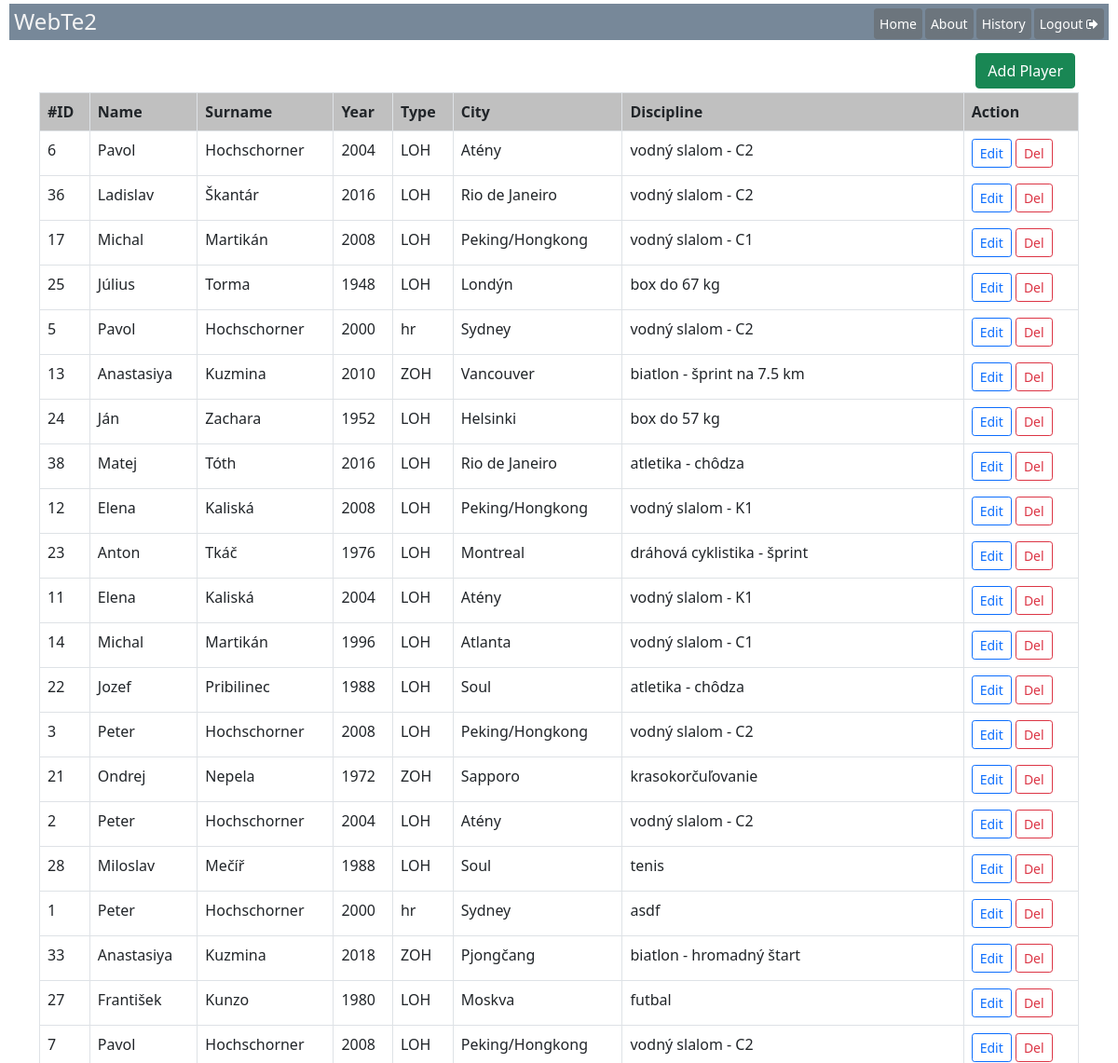
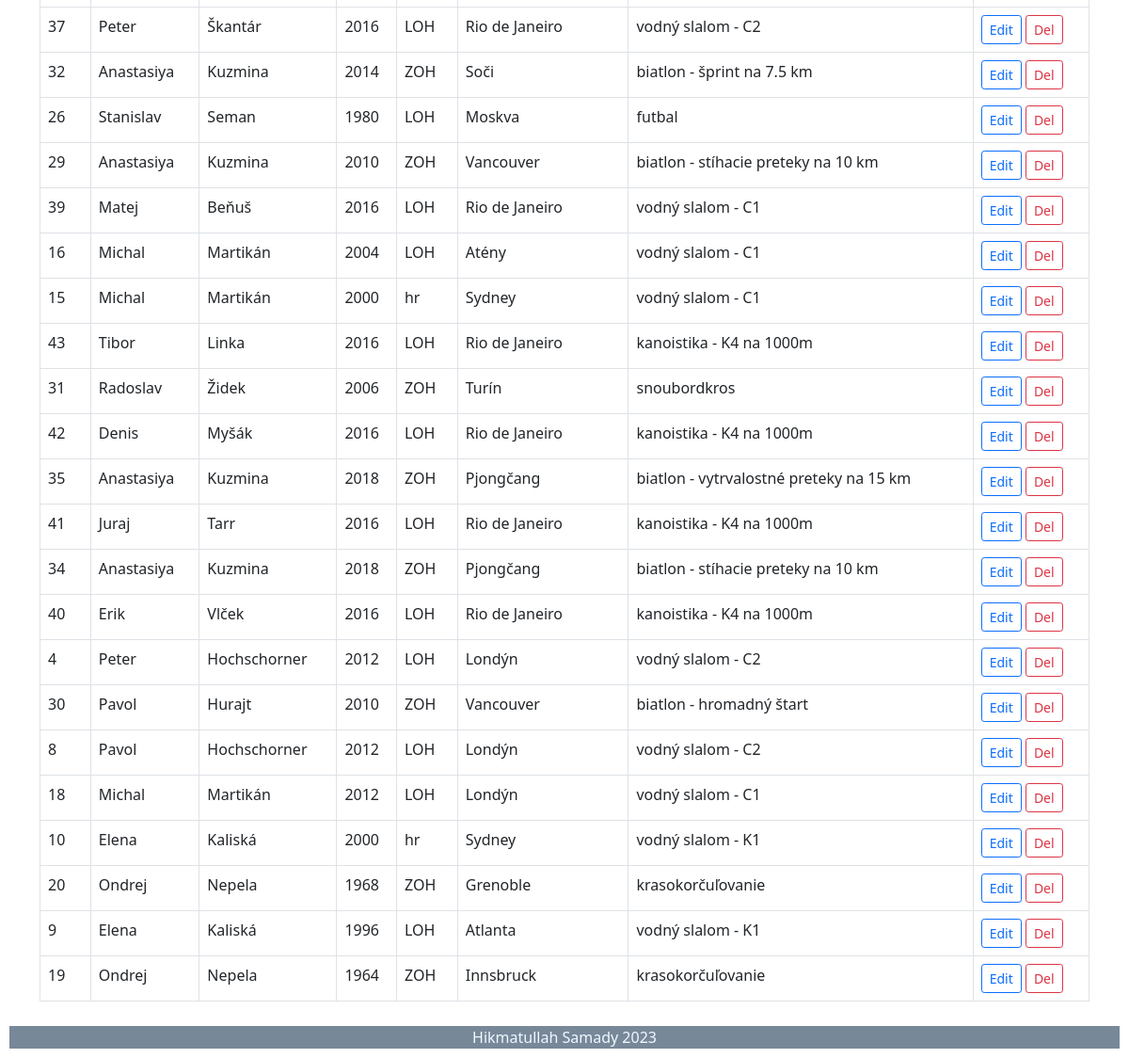
/ (signed in), run on the app's committed database (2 pictures, top to bottom).
### tables this page shows
CREATE TABLE `position` (
  `id` int UNSIGNED NOT NULL,
  `person_id` int UNSIGNED NOT NULL,
  `place_id` int UNSIGNED NOT NULL,
  `placing` int NOT NULL,
  `discipline` varchar(255) NOT NULL
);

CREATE TABLE `person` (
  `id` int UNSIGNED NOT NULL,
  `name` varchar(100) NOT NULL,
  `surname` varchar(100) NOT NULL,
  `birth_day` date NOT NULL,
  `birth_place` varchar(100) NOT NULL,
  `birth_country` varchar(100) NOT NULL,
  `death_day` date DEFAULT NULL,
  `death_place` varchar(100) DEFAULT NULL,
  `death_country` varchar(100) DEFAULT NULL
);

CREATE TABLE `place` (
  `id` int UNSIGNED NOT NULL,
  `type` varchar(5) NOT NULL,
  `year` smallint UNSIGNED NOT NULL,
  `game_order` int NOT NULL,
  `city` varchar(100) NOT NULL,
  `country` varchar(100) NOT NULL
);

### index.php (the view, shortened to what this page needs)
<?php
include 'config.php';
try {
    $query = "SELECT person.id as personId, person.name, person.surname, place.year, place.city, place.type,
     position.discipline, position.placing, position.id as posId
    FROM ((person
    INNER JOIN position ON person.id = position.person_id)
    INNER JOIN place ON position.place_id = place.id)
    ORDER BY position.placing ASC"
        or die("Error in the consult.." . mysqli_error($conn));
    $result = mysqli_query($conn, $query);
    $arr_users = [];
    if ($result->num_rows > 0) {
        $arr_users = $result->fetch_all(MYSQLI_ASSOC);
    }
} catch (Exception $e) {
    echo $e->getMessage();
}
?>
<!doctype html>
<html lang="en">
<head>
    <link rel="stylesheet" href="https://cdnjs.cloudflare.com/ajax/libs/font-awesome/4.7.0/css/font-awesome.min.css">
    <link href="https://cdn.jsdelivr.net/npm/bootstrap@5.0.2/dist/css/bootstrap.min.css" rel="stylesheet">
    <link rel="stylesheet" type="text/css" href="https://cdn.datatables.net/v/dt/dt-1.11.5/datatables.min.css" />
</head>
<body>
    <?php include 'header.php' ?>
    <div class="container">
        <div class="table-responsive">
            <button onclick="window.location='add.php'" class="btn m-1 btn-success btn-block float-end">Add Player</button>
            <table id="userDataList" class="table table-hover table-bordered" style="width:100%">
                <thead style="background-color:silver">
                    <th>#ID</th>
                    <th>Name</th>
                    <th>Surname</th>
                    <th>Year</th>
                    <th>Type</th>
                    <th>City</th>
                    <th>Discipline</th>
                    <th>Action</th>
                </thead>
                <tbody>
                    <?php if (!empty($arr_users)) { ?>
                        <?php foreach ($arr_users as $user) { ?>
                            <tr>
                                <td><?php echo $user['posId']; ?></td>
                                <td class="clickable" style="cursor: pointer;" onclick="window.location='person_detail.php?id=<?= $user['personId'] ?>' "><?php echo $user['name']; ?></td>
                                <td><?php echo $user['surname']; ?></td>
                                <td><?php echo $user['year']; ?></td>
                                <td><?php echo $user['type']; ?></td>
                                <td><?php echo $user['city']; ?></td>
                                <td><?php echo $user['discipline']; ?></td>
                                <td><a href="edit.php?id=<?= $user["personId"] ?>" class="btn btn-outline-primary btn-sm">Edit</a>
                                    <form action="service.php" method="POST" class="d-inline">
                                        <button name="delete" type="submit" id="del" value=<?= $user["posId"]; ?> class="btn btn-outline-danger btn-sm">Del</button>
                                    </form>
                                </td>
                            </tr>
                        <?php } ?>
                    <?php } ?>
                </tbody>
            </table>
        </div>
    </div>
    <?php include 'footer.php' ?>
</body>
</html>

### header.php (shortened to what this page needs)
<h4 class="mt-1" style="background-color:lightslategray; color:whitesmoke; margin:10px; padding:5px;">WebTe2
    <a href="logout.php" name="logout" class="btn btn-secondary btn-sm float-end" style="padding:5px; margin-left:3px;"> Logout <i class="fa fa-sign-out" aria-hidden="true"></i></a>
    <a href="historyPage.php" class="btn btn-secondary btn-sm float-end" style="padding:5px; margin-left:3px ">History</a>
    <a href="about.php" class="btn btn-secondary btn-sm float-end" style="padding:5px; margin-left:3px ">About</a>
    <a href="index.php" class="btn btn-secondary btn-sm float-end" style="padding:5px; ">Home</a>
</h4>

### footer.php (shortened to what this page needs)
<footer style="text-align: center; color:aliceblue; background-color:lightslategray; margin:10px;">Hikmatullah Samady 2023</footer>

### data on the page
position: id "6", person.name "Pavol", person.surname "Hochschorner", place.year "2004", place.type "LOH", place.city "Atény", discipline "vodný slalom - C2"
position: id "36", person.name "Ladislav", person.surname "Škantár", place.year "2016", place.type "LOH", place.city "Rio de Janeiro", discipline "vodný slalom - C2"
position: id "17", person.name "Michal", person.surname "Martikán", place.year "2008", place.type "LOH", place.city "Peking/Hongkong", discipline "vodný slalom - C1"
position: id "25", person.name "Július", person.surname "Torma", place.year "1948", place.type "LOH", place.city "Londýn", discipline "box do 67 kg"
position: id "5", person.name "Pavol", person.surname "Hochschorner", place.year "2000", place.type "hr", place.city "Sydney", discipline "vodný slalom - C2"
position: id "13", person.name "Anastasiya", person.surname "Kuzmina", place.year "2010", place.type "ZOH", place.city "Vancouver", discipline "biatlon - šprint na 7.5 km"
position: id "24", person.name "Ján", person.surname "Zachara", place.year "1952", place.type "LOH", place.city "Helsinki", discipline "box do 57 kg"
position: id "38", person.name "Matej", person.surname "Tóth", place.year "2016", place.type "LOH", place.city "Rio de Janeiro", discipline "atletika - chôdza"
position: id "12", person.name "Elena", person.surname "Kaliská", place.year "2008", place.type "LOH", place.city "Peking/Hongkong", discipline "vodný slalom - K1"
position: id "23", person.name "Anton", person.surname "Tkáč", place.year "1976", place.type "LOH", place.city "Montreal", discipline "dráhová cyklistika - šprint"
position: id "11", person.name "Elena", person.surname "Kaliská", place.year "2004", place.type "LOH", place.city "Atény", discipline "vodný slalom - K1"
position: id "14", person.name "Michal", person.surname "Martikán", place.year "1996", place.type "LOH", place.city "Atlanta", discipline "vodný slalom - C1"
position: id "22", person.name "Jozef", person.surname "Pribilinec", place.year "1988", place.type "LOH", place.city "Soul", discipline "atletika - chôdza"
position: id "3", person.name "Peter", person.surname "Hochschorner", place.year "2008", place.type "LOH", place.city "Peking/Hongkong", discipline "vodný slalom - C2"
position: id "21", person.name "Ondrej", person.surname "Nepela", place.year "1972", place.type "ZOH", place.city "Sapporo", discipline "krasokorčuľovanie"
position: id "2", person.name "Peter", person.surname "Hochschorner", place.year "2004", place.type "LOH", place.city "Atény", discipline "vodný slalom - C2"
position: id "28", person.name "Miloslav", person.surname "Mečíř", place.year "1988", place.type "LOH", place.city "Soul", discipline "tenis"
position: id "1", person.name "Peter", person.surname "Hochschorner", place.year "2000", place.type "hr", place.city "Sydney", discipline "asdf"
position: id "33", person.name "Anastasiya", person.surname "Kuzmina", place.year "2018", place.type "ZOH", place.city "Pjongčang", discipline "biatlon - hromadný štart"
position: id "27", person.name "František", person.surname "Kunzo", place.year "1980", place.type "LOH", place.city "Moskva", discipline "futbal"
position: id "7", person.name "Pavol", person.surname "Hochschorner", place.year "2008", place.type "LOH", place.city "Peking/Hongkong", discipline "vodný slalom - C2"
position: id "37", person.name "Peter", person.surname "Škantár", place.year "2016", place.type "LOH", place.city "Rio de Janeiro", discipline "vodný slalom - C2"
position: id "32", person.name "Anastasiya", person.surname "Kuzmina", place.year "2014", place.type "ZOH", place.city "Soči", discipline "biatlon - šprint na 7.5 km"
position: id "26", person.name "Stanislav", person.surname "Seman", place.year "1980", place.type "LOH", place.city "Moskva", discipline "futbal"
position: id "29", person.name "Anastasiya", person.surname "Kuzmina", place.year "2010", place.type "ZOH", place.city "Vancouver", discipline "biatlon - stíhacie preteky na 10 km"
position: id "39", person.name "Matej", person.surname "Beňuš", place.year "2016", place.type "LOH", place.city "Rio de Janeiro", discipline "vodný slalom - C1"
position: id "16", person.name "Michal", person.surname "Martikán", place.year "2004", place.type "LOH", place.city "Atény", discipline "vodný slalom - C1"
position: id "15", person.name "Michal", person.surname "Martikán", place.year "2000", place.type "hr", place.city "Sydney", discipline "vodný slalom - C1"
position: id "43", person.name "Tibor", person.surname "Linka", place.year "2016", place.type "LOH", place.city "Rio de Janeiro", discipline "kanoistika - K4 na 1000m"
position: id "31", person.name "Radoslav", person.surname "Židek", place.year "2006", place.type "ZOH", place.city "Turín", discipline "snoubordkros"
position: id "42", person.name "Denis", person.surname "Myšák", place.year "2016", place.type "LOH", place.city "Rio de Janeiro", discipline "kanoistika - K4 na 1000m"
position: id "35", person.name "Anastasiya", person.surname "Kuzmina", place.year "2018", place.type "ZOH", place.city "Pjongčang", discipline "biatlon - vytrvalostné preteky na 15 km"
position: id "41", person.name "Juraj", person.surname "Tarr", place.year "2016", place.type "LOH", place.city "Rio de Janeiro", discipline "kanoistika - K4 na 1000m"
position: id "34", person.name "Anastasiya", person.surname "Kuzmina", place.year "2018", place.type "ZOH", place.city "Pjongčang", discipline "biatlon - stíhacie preteky na 10 km"
position: id "40", person.name "Erik", person.surname "Vlček", place.year "2016", place.type "LOH", place.city "Rio de Janeiro", discipline "kanoistika - K4 na 1000m"
position: id "4", person.name "Peter", person.surname "Hochschorner", place.year "2012", place.type "LOH", place.city "Londýn", discipline "vodný slalom - C2"
position: id "30", person.name "Pavol", person.surname "Hurajt", place.year "2010", place.type "ZOH", place.city "Vancouver", discipline "biatlon - hromadný štart"
position: id "8", person.name "Pavol", person.surname "Hochschorner", place.year "2012", place.type "LOH", place.city "Londýn", discipline "vodný slalom - C2"
position: id "18", person.name "Michal", person.surname "Martikán", place.year "2012", place.type "LOH", place.city "Londýn", discipline "vodný slalom - C1"
position: id "10", person.name "Elena", person.surname "Kaliská", place.year "2000", place.type "hr", place.city "Sydney", discipline "vodný slalom - K1"
position: id "20", person.name "Ondrej", person.surname "Nepela", place.year "1968", place.type "ZOH", place.city "Grenoble", discipline "krasokorčuľovanie"
position: id "9", person.name "Elena", person.surname "Kaliská", place.year "1996", place.type "LOH", place.city "Atlanta", discipline "vodný slalom - K1"
position: id "19", person.name "Ondrej", person.surname "Nepela", place.year "1964", place.type "ZOH", place.city "Innsbruck", discipline "krasokorčuľovanie"
